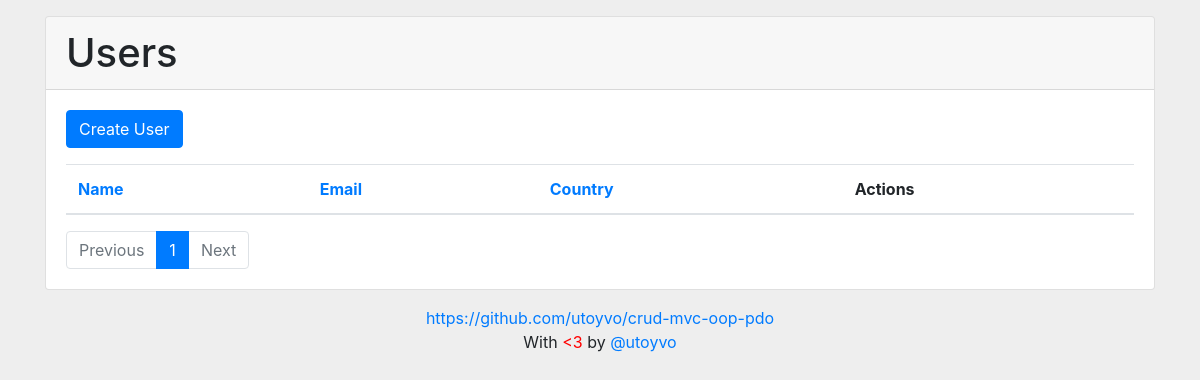
The app's page /, older data.
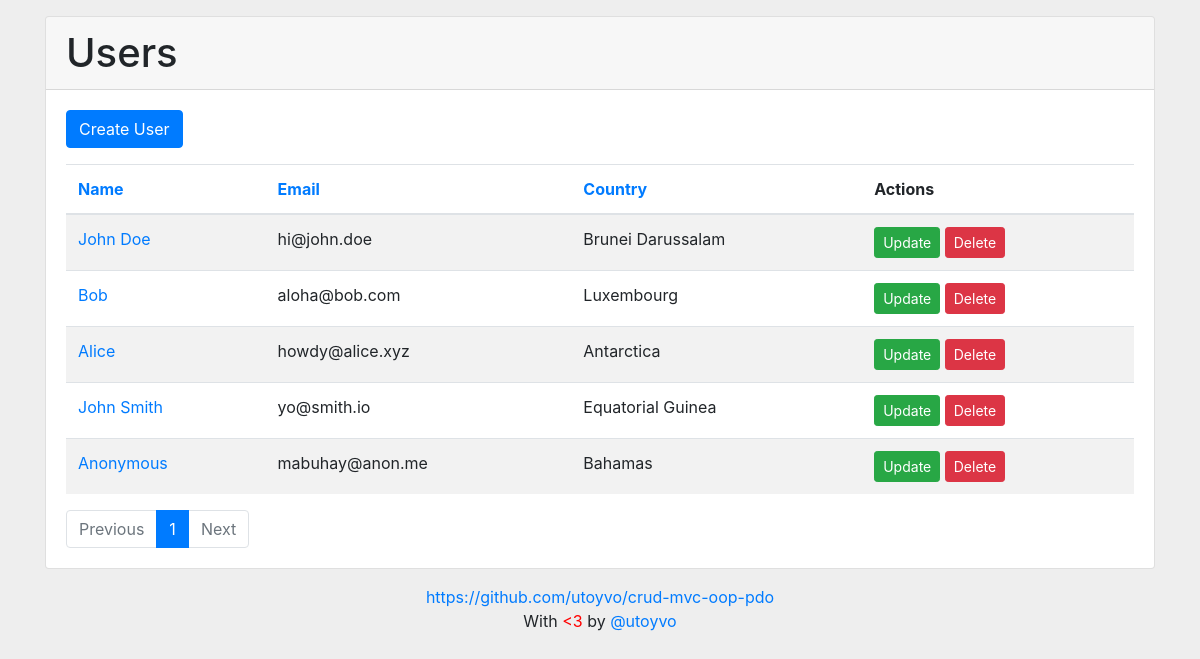
The same page, newer data.
### tables this page shows
CREATE TABLE IF NOT EXISTS `users` (
	`user_id`         INT(11)      NOT NULL PRIMARY KEY AUTO_INCREMENT,
	`user_registered` DATETIME     NOT NULL DEFAULT CURRENT_TIMESTAMP,
	`user_updated`    DATETIME     NOT NULL ON UPDATE CURRENT_TIMESTAMP,
	`user_name`       VARCHAR(255) NOT NULL,
	`user_email`      VARCHAR(255) NOT NULL,
	`user_country`    INT(4)       NOT NULL
);

CREATE TABLE IF NOT EXISTS `countries` (
	`country_id`   INT(11)      NOT NULL PRIMARY KEY AUTO_INCREMENT,
	`country_code` VARCHAR(2)   NOT NULL,
	`country_name` VARCHAR(255) NOT NULL
);

### index.php (called while the page is built)
<?php
require_once( '/controller/UserController.php' );
$controller = new UserController();
$controller->handleRequest();

### config.php (called while the page is built)
<?php
return array(
	'db_driver'   => 'mysql',
	'db_server'   => 'localhost',
	'db_name'     => 'crud-mvc-oop-pdo',
	'db_username' => 'root',
	'db_password' => '',
);

### model/Database.php (called while the page is built)
<?php
class Database
{
	private static $conn = null;
	public static function connect()
	{
		if ( self::$conn == null ) {
			try {
				$config = require_once( 'config.php' );
				self::$conn = new PDO( $config['db_driver'] . ':host=' . $config['db_server'] . ';dbname=' . $config['db_name'], $config['db_username'], $config['db_password'] );
				self::$conn->setAttribute( PDO::ATTR_ERRMODE, PDO::ERRMODE_EXCEPTION );
			} catch( PDOException $e ) {
				error_log( '[' . date( 'Y-m-d H:i:s' ) . '] [CONNECTION ERROR] [' . $_SERVER['REMOTE_ADDR'] . '] ' . $e->getMessage() . "\n", 3, 'error.log' );
				die( 'Connection Error: ' . $e->getMessage() );
			}
		}
		return self::$conn;
	}
}

### model/UserService.php (called while the page is built, shortened)
<?php
require_once( 'UserGateway.php' );
class UserService
{
	public $userGateway;
	public function __construct()
	{
		$this->userGateway = new UserGateway();
	}
	public function getUsers( $orderBy, $pagination )
	{
		$sort = ( $orderBy == 'user_id' ) ? $sort = 'DESC' : $sort = 'ASC';
		try {
			return $this->userGateway->selectAllUsers( $orderBy, $sort, $pagination );
		} catch ( Exception $e ) {
			throw $e;
			$this->getErrorLog( $e );
		}
	}
	public function pagination( $perpage )
	{
		$page        = ( isset( $_GET['page'] ) && ! empty( $_GET['page'] ) ) ? $_GET['page'] : 1;
		$pages       = $this->userGateway->countTotalRows( 'users' );
		$total_pages = ceil( $pages->total / $perpage );
		$start       = $perpage * $page - $perpage;
		$result = array(
			'page'        => $page,
			'total_pages' => $total_pages,
			'start'       => $start,
			'perpage'     => $perpage,
		);
		return $result;
	}
}

### model/UserGateway.php (called while the page is built, shortened)
<?php
require_once( 'Database.php' );
class UserGateway
{
	public $conn;
	public function __construct()
	{
		$this->conn = Database::connect();
	}
	public function selectAllUsers( $orderBy, $sort, $pagination )
	{
		$sql = 'SELECT * FROM users
		INNER JOIN countries ON users.user_country = countries.country_id
		ORDER BY ' . $orderBy . ' ' . $sort . ' LIMIT ' . $pagination['start'] . ', ' . $pagination['perpage'];
		$stmt = $this->conn->prepare( $sql );
		$stmt->execute();
		$result = array();
		while ( $obj = $stmt->fetch( PDO::FETCH_OBJ ) ) $result[] = $obj;
		return $result;
	}
	public function countTotalRows( $table )
	{
		$sql = 'SELECT COUNT(*) AS total FROM ' . $table;
		$stmt = $this->conn->prepare( $sql );
		$stmt->execute();
		return $stmt->fetch( PDO::FETCH_OBJ );
	}
}

### view/user/users.php (the view)
<?php include( '/view/template/header.php' ); ?>
	<section class="card mt-3 mb-3">
		<header class="card-header">
			<h1 class="mb-0"><?= htmlentities( $title ); ?></h1>
		</header>
		<div class="card-body">
			<div class="mb-3">
				<a href="?user=create" class="btn btn-primary">Create User</a>
			</div>
			<table class="table table-striped mb-0">
				<thead>
					<tr>
						<th><a href="?orderby=user_name">Name</a></th>
						<th><a href="?orderby=user_email">Email</a></th>
						<th><a href="?orderby=user_country">Country</a></th>
						<th>Actions</th>
					</tr>
				</thead>
				<tbody>
				<?php foreach ( $users as $user ) : ?>
					<tr>
						<td><a href="?user=read&id=<?= $user->user_id; ?>"><?= $user->user_name; ?></a></td>
						<td><?= $user->user_email; ?></td>
						<td><?= $user->country_name; ?></td>
						<td>
							<a href="?user=update&id=<?= $user->user_id; ?>" class="btn btn-success btn-sm">Update</a>
							<a href="?user=delete&id=<?= $user->user_id; ?>" class="btn btn-danger btn-sm" onclick="return confirm( 'Are you sure you want to delete?' );">Delete</a>
						</td>
					</tr>
				<?php endforeach; ?>
				</tbody>
			</table>
			<?php include( '/view/template/pagination.php' ); ?>
		</div>
	</section>
<?php include( '/view/template/footer.php' ); ?>

### controller/UserController.php (shortened to what this page needs)
<?php
require_once( '/model/UserService.php' );
class UserController
{
	public $userService;
	public function __construct()
	{
		$this->userService = new UserService();
	}
	public function showUsers()
	{
		$title   = 'Users';
		$orderBy = isset( $_GET['orderby'] ) ? $_GET['orderby'] : 'user_id';
		$pagination = $this->userService->pagination( 5 );
		$users      = $this->userService->getUsers( $orderBy, $pagination );
		include( '/view/user/users.php' );
	}
	public function handleRequest()
	{
		$operation = isset( $_GET['user'] ) ? $_GET['user'] : null;
		try {
			if ( $operation == null ) {
				$this->showUsers();
			} elseif ( $operation == 'create' ) {
				$this->createUser();
			} elseif ( $operation == 'read' ) {
				$this->showUser();
			} elseif ( $operation == 'update' ) {
				$this->updateUser();
			} elseif ( $operation == 'delete' ) {
				$this->deleteUser();
			} else {
				$this->showError( 'Page not found', 'Page for operation <strong>&#34;' . $operation . '&#34;</strong> was not found!' );
			}
		} catch ( Exception $e ) {
			$this->userService->getErrorLog( $e );
			$this->showError( 'Application error', $e->getMessage() );
		}
	}
}

### view/template/header.php (shortened to what this page needs)
<!doctype html>
<html lang="en">
<head>
	<link rel="stylesheet" type="text/css" href="https://stackpath.bootstrapcdn.com/bootstrap/4.3.1/css/bootstrap.min.css">
</head>
<body>
<div class="container">

### view/template/pagination.php
<nav aria-label="Pagination">
	<ul class="pagination mt-3 mb-0">
	<?php
		if ( $pagination['page'] <= 1 ) :
			echo '<li class="page-item disabled"><a class="page-link" href="#">Previous</a></li>';
		else :
			$j = $pagination['page'] - 1;
			echo '<li class="page-item"><a class="page-link" href="?page=' . $j . '&orderby=' . $orderBy . '">Previous</a></li>';
		endif;
		for( $i = 1; $i <= $pagination['total_pages']; $i++ ) :
			if( $i <> $pagination['page'] ) :
				echo '<li class="page-item"><a class="page-link" href="?page='. $i . '&orderby=' . $orderBy . '">' . $i . '</a></li>';
			else :
				echo '<li class="page-item active"><a class="page-link" href="#">' . $i . '</a></li>';
			endif;
		endfor;
		if ( $pagination['page'] == $pagination['total_pages'] ) :
			echo '<li class="page-item disabled"><a class="page-link" href="#">Next</a></li>';
		else :
			$j = $pagination['page'] + 1;
			echo '<li class="page-item"><a class="page-link" href="?page=' . $j . '&orderby=' . $orderBy . '">Next</a></li>';
		endif;
	?>
	</ul>
</nav>

### view/template/footer.php (shortened to what this page needs)
	<footer class="text-center">
		<p>
			<a href="https://github.com/utoyvo/crud-mvc-oop-pdo" target="_blank">https://github.com/utoyvo/crud-mvc-oop-pdo</a>
			<br>With <span style="color:#f00"><3</span> by <a href="https://github.com/utoyvo" target="_blank">@utoyvo</a>
		</p>
	</footer>
</div>
</body></html>

### view/template/header.php (style rules this page uses)
body { background: #eee; }

Row changes from the older to the newer data that the page shows:
now on this page (row edited): users: user_name "John Doe", user_email "hi@john.doe", countries.country_name "Brunei Darussalam"
now on this page (row edited): users: user_name "Bob", user_email "aloha@bob.com", countries.country_name "Luxembourg"
now on this page (row edited): users: user_name "Alice", user_email "howdy@alice.xyz", countries.country_name "Antarctica"
now on this page (row edited): users: user_name "John Smith", user_email "yo@smith.io", countries.country_name "Equatorial Guinea"
now on this page (row edited): users: user_name "Anonymous", user_email "mabuhay@anon.me", countries.country_name "Bahamas"
